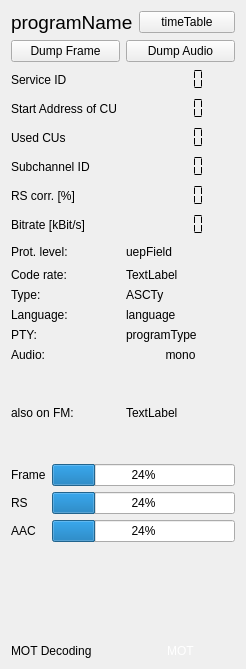
<?xml version="1.0" encoding="UTF-8"?>
<ui version="4.0">
 <class>technical_data</class>
 <widget class="QWidget" name="technical_data">
  <property name="geometry">
   <rect>
    <x>0</x>
    <y>0</y>
    <width>246</width>
    <height>669</height>
   </rect>
  </property>
  <property name="windowTitle">
   <string>Technical Details</string>
  </property>
  <layout class="QVBoxLayout" name="verticalLayout">
   <item>
    <layout class="QHBoxLayout" name="horizontalLayout_5">
     <item>
      <layout class="QHBoxLayout" name="horizontalLayout_2">
       <item>
        <widget class="QLabel" name="programName">
         <property name="font">
          <font>
           <pointsize>14</pointsize>
          </font>
         </property>
         <property name="toolTip">
          <string>&lt;html&gt;&lt;head/&gt;&lt;body&gt;&lt;p&gt;&lt;span style=&quot; font-size:14pt;&quot;&gt;Service long label&lt;/span&gt;&lt;/p&gt;&lt;/body&gt;&lt;/html&gt;</string>
         </property>
         <property name="text">
          <string>programName</string>
         </property>
        </widget>
       </item>
      </layout>
     </item>
     <item>
      <widget class="QPushButton" name="timeTable_button">
       <property name="toolTip">
        <string>&lt;html&gt;&lt;head/&gt;&lt;body&gt;&lt;p&gt;If configured - opens a new windows with SPI (formerly called EPG) preview.&lt;/p&gt;&lt;p&gt;&lt;br/&gt;&lt;/p&gt;&lt;p&gt;Note that this is still work in progress.&lt;/p&gt;&lt;/body&gt;&lt;/html&gt;</string>
       </property>
       <property name="text">
        <string>timeTable</string>
       </property>
      </widget>
     </item>
    </layout>
   </item>
   <item>
    <layout class="QHBoxLayout" name="horizontalLayout_4">
     <item>
      <widget class="smallPushButton" name="framedumpButton">
       <property name="toolTip">
        <string>&lt;html&gt;&lt;head/&gt;&lt;body&gt;&lt;p&gt;DAB+ audio services are encoded in an AAC format. &lt;/p&gt;&lt;p&gt;Touching this button will show a menu to store the AAC frames into a file.&lt;/p&gt;&lt;p&gt;As usual, touching the button again will close the output file. Programs like vlc can handle such files.&lt;/p&gt;&lt;/body&gt;&lt;/html&gt;</string>
       </property>
       <property name="text">
        <string>Dump Frame</string>
       </property>
      </widget>
     </item>
     <item>
      <widget class="smallPushButton" name="audiodumpButton">
       <property name="toolTip">
        <string>&lt;html&gt;&lt;head/&gt;&lt;body&gt;&lt;p&gt;The audio output can be saved as a file in uncompressed PCM format. &lt;/p&gt;&lt;p&gt;Touching this button will show a menu to save the PCM data into a file.&lt;/p&gt;&lt;p&gt;The output is a regular &amp;quot;.wav&amp;quot; file which can be handled by many other audio programs.&lt;/p&gt;&lt;/body&gt;&lt;/html&gt;</string>
       </property>
       <property name="text">
        <string>Dump Audio</string>
       </property>
      </widget>
     </item>
    </layout>
   </item>
   <item>
    <layout class="QFormLayout" name="formLayout">
     <item row="0" column="0">
      <widget class="QLabel" name="label_3">
       <property name="text">
        <string>Service ID</string>
       </property>
      </widget>
     </item>
     <item row="0" column="1">
      <widget class="QLCDNumber" name="serviceIdDisplay">
       <property name="frameShape">
        <enum>QFrame::NoFrame</enum>
       </property>
       <property name="mode">
        <enum>QLCDNumber::Hex</enum>
       </property>
       <property name="segmentStyle">
        <enum>QLCDNumber::Flat</enum>
       </property>
      </widget>
     </item>
     <item row="1" column="0">
      <widget class="QLabel" name="label">
       <property name="text">
        <string>Start Address of CU</string>
       </property>
      </widget>
     </item>
     <item row="1" column="1">
      <widget class="QLCDNumber" name="startAddressDisplay">
       <property name="frameShape">
        <enum>QFrame::NoFrame</enum>
       </property>
       <property name="segmentStyle">
        <enum>QLCDNumber::Flat</enum>
       </property>
      </widget>
     </item>
     <item row="2" column="0">
      <widget class="QLabel" name="label_2">
       <property name="text">
        <string>Used CUs</string>
       </property>
      </widget>
     </item>
     <item row="2" column="1">
      <widget class="QLCDNumber" name="lengthDisplay">
       <property name="frameShape">
        <enum>QFrame::NoFrame</enum>
       </property>
       <property name="segmentStyle">
        <enum>QLCDNumber::Flat</enum>
       </property>
      </widget>
     </item>
     <item row="3" column="0">
      <widget class="QLabel" name="label_6">
       <property name="text">
        <string>Subchannel ID</string>
       </property>
      </widget>
     </item>
     <item row="3" column="1">
      <widget class="QLCDNumber" name="subChIdDisplay">
       <property name="frameShape">
        <enum>QFrame::NoFrame</enum>
       </property>
       <property name="segmentStyle">
        <enum>QLCDNumber::Flat</enum>
       </property>
      </widget>
     </item>
     <item row="4" column="0">
      <widget class="QLabel" name="label_4">
       <property name="text">
        <string>RS corr. [%]</string>
       </property>
      </widget>
     </item>
     <item row="4" column="1">
      <widget class="QLCDNumber" name="rsCorrections">
       <property name="toolTip">
        <string>The number of corrections made by the reed-solomon algorithm over 10 DAB+ frames (so the number does not relate to the classic DAB/MP2 frames)</string>
       </property>
       <property name="frameShape">
        <enum>QFrame::NoFrame</enum>
       </property>
       <property name="segmentStyle">
        <enum>QLCDNumber::Flat</enum>
       </property>
      </widget>
     </item>
     <item row="5" column="0">
      <widget class="QLabel" name="l6">
       <property name="text">
        <string>Bitrate [kBit/s]</string>
       </property>
      </widget>
     </item>
     <item row="5" column="1">
      <widget class="QLCDNumber" name="bitrateDisplay">
       <property name="frameShape">
        <enum>QFrame::NoFrame</enum>
       </property>
       <property name="segmentStyle">
        <enum>QLCDNumber::Flat</enum>
       </property>
      </widget>
     </item>
    </layout>
   </item>
   <item>
    <layout class="QGridLayout" name="gridLayout_2">
     <item row="4" column="0">
      <widget class="QLabel" name="label_10">
       <property name="text">
        <string>PTY:</string>
       </property>
      </widget>
     </item>
     <item row="1" column="1">
      <widget class="QLabel" name="codeRate">
       <property name="text">
        <string>TextLabel</string>
       </property>
      </widget>
     </item>
     <item row="4" column="1">
      <widget class="QLabel" name="programType">
       <property name="toolTip">
        <string>&lt;html&gt;&lt;head/&gt;&lt;body&gt;&lt;p&gt;PTY (Program Type)&lt;/p&gt;&lt;/body&gt;&lt;/html&gt;</string>
       </property>
       <property name="frameShape">
        <enum>QFrame::NoFrame</enum>
       </property>
       <property name="text">
        <string>programType</string>
       </property>
      </widget>
     </item>
     <item row="0" column="0">
      <widget class="QLabel" name="label_5">
       <property name="minimumSize">
        <size>
         <width>0</width>
         <height>17</height>
        </size>
       </property>
       <property name="text">
        <string>Prot. level:</string>
       </property>
      </widget>
     </item>
     <item row="2" column="1">
      <widget class="QLabel" name="ASCTy">
       <property name="frameShape">
        <enum>QFrame::NoFrame</enum>
       </property>
       <property name="text">
        <string>ASCTy</string>
       </property>
      </widget>
     </item>
     <item row="5" column="0">
      <widget class="QLabel" name="label_11">
       <property name="text">
        <string>Audio:</string>
       </property>
      </widget>
     </item>
     <item row="2" column="0">
      <widget class="QLabel" name="label_8">
       <property name="text">
        <string>Type:</string>
       </property>
      </widget>
     </item>
     <item row="3" column="0">
      <widget class="QLabel" name="label_9">
       <property name="text">
        <string>Language:</string>
       </property>
      </widget>
     </item>
     <item row="0" column="1">
      <widget class="QLabel" name="uepField">
       <property name="minimumSize">
        <size>
         <width>0</width>
         <height>20</height>
        </size>
       </property>
       <property name="toolTip">
        <string>&lt;html&gt;&lt;head/&gt;&lt;body&gt;&lt;p&gt;Shows Protection Level and Type (A or B)&lt;/p&gt;&lt;/body&gt;&lt;/html&gt;</string>
       </property>
       <property name="frameShape">
        <enum>QFrame::NoFrame</enum>
       </property>
       <property name="text">
        <string>uepField</string>
       </property>
      </widget>
     </item>
     <item row="1" column="0">
      <widget class="QLabel" name="label_12">
       <property name="text">
        <string>Code rate:</string>
       </property>
      </widget>
     </item>
     <item row="3" column="1">
      <widget class="QLabel" name="language">
       <property name="toolTip">
        <string>&lt;html&gt;&lt;head/&gt;&lt;body&gt;&lt;p&gt;Language (defined by provider)&lt;/p&gt;&lt;/body&gt;&lt;/html&gt;</string>
       </property>
       <property name="frameShape">
        <enum>QFrame::NoFrame</enum>
       </property>
       <property name="text">
        <string>language</string>
       </property>
      </widget>
     </item>
     <item row="5" column="1">
      <widget class="QLabel" name="stereoLabel">
       <property name="toolTip">
        <string>&lt;html&gt;&lt;head/&gt;&lt;body&gt;&lt;p&gt;Stereo or mono indicator. &lt;/p&gt;&lt;p&gt;Note: May not work properly in some cases.&lt;/p&gt;&lt;/body&gt;&lt;/html&gt;</string>
       </property>
       <property name="text">
        <string>mono</string>
       </property>
       <property name="alignment">
        <set>Qt::AlignCenter</set>
       </property>
      </widget>
     </item>
    </layout>
   </item>
   <item>
    <layout class="QHBoxLayout" name="horizontalLayout_3">
     <item>
      <widget class="QLabel" name="fmLabel">
       <property name="toolTip">
        <string>&lt;html&gt;&lt;head/&gt;&lt;body&gt;&lt;p&gt;This DAB service is on FM as well. Feature only used by some DAB services.&lt;/p&gt;&lt;/body&gt;&lt;/html&gt;</string>
       </property>
       <property name="text">
        <string>also on FM:</string>
       </property>
      </widget>
     </item>
     <item>
      <widget class="QLabel" name="fmFrequency">
       <property name="text">
        <string>TextLabel</string>
       </property>
      </widget>
     </item>
    </layout>
   </item>
   <item>
    <layout class="QGridLayout" name="gridLayout">
     <item row="2" column="0">
      <widget class="QLabel" name="aacErrorLabel">
       <property name="text">
        <string>AAC</string>
       </property>
      </widget>
     </item>
     <item row="2" column="2">
      <widget class="QProgressBar" name="aacError_display">
       <property name="toolTip">
        <string>&lt;html&gt;&lt;head/&gt;&lt;body&gt;&lt;p&gt;Indicator of the success rate of handling the AAC frames in the DAB+ transmissions.&lt;/p&gt;&lt;/body&gt;&lt;/html&gt;</string>
       </property>
       <property name="value">
        <number>24</number>
       </property>
      </widget>
     </item>
     <item row="0" column="2">
      <widget class="QProgressBar" name="frameError_display">
       <property name="toolTip">
        <string>&lt;html&gt;&lt;head/&gt;&lt;body&gt;&lt;p&gt;Frame errors. Indication of the quality of the DAB+ frame detection. 100 is good.&lt;/p&gt;&lt;/body&gt;&lt;/html&gt;</string>
       </property>
       <property name="value">
        <number>24</number>
       </property>
      </widget>
     </item>
     <item row="0" column="0" colspan="2">
      <widget class="QLabel" name="frameErrorLabel">
       <property name="text">
        <string>Frame</string>
       </property>
      </widget>
     </item>
     <item row="1" column="2">
      <widget class="QProgressBar" name="rsError_display">
       <property name="toolTip">
        <string>&lt;html&gt;&lt;head/&gt;&lt;body&gt;&lt;p&gt;Quality of the DAB+ frames. &lt;/p&gt;&lt;p&gt;Indicator for the amount of times meaning the frames contain more errors than the Reed Solomon correction can correct. &lt;/p&gt;&lt;p&gt;100 is good.&lt;/p&gt;&lt;/body&gt;&lt;/html&gt;</string>
       </property>
       <property name="value">
        <number>24</number>
       </property>
      </widget>
     </item>
     <item row="1" column="0" colspan="2">
      <widget class="QLabel" name="rsErrorLabel">
       <property name="text">
        <string>RS</string>
       </property>
      </widget>
     </item>
    </layout>
   </item>
   <item>
    <widget class="QLabel" name="pictureLabel">
     <property name="toolTip">
      <string>&lt;html&gt;&lt;head/&gt;&lt;body&gt;&lt;p&gt;Slideshow (SLS)&lt;/p&gt;&lt;/body&gt;&lt;/html&gt;</string>
     </property>
     <property name="text">
      <string/>
     </property>
    </widget>
   </item>
   <item>
    <layout class="QHBoxLayout" name="horizontalLayout">
     <item>
      <widget class="QLabel" name="label_7">
       <property name="text">
        <string>MOT Decoding</string>
       </property>
      </widget>
     </item>
     <item>
      <widget class="QLabel" name="motAvailable">
       <property name="sizePolicy">
        <sizepolicy hsizetype="Preferred" vsizetype="Fixed">
         <horstretch>0</horstretch>
         <verstretch>0</verstretch>
        </sizepolicy>
       </property>
       <property name="toolTip">
        <string>&lt;html&gt;&lt;head/&gt;&lt;body&gt;&lt;p&gt;Slide show indicator&lt;/p&gt;&lt;p&gt;Green means MOT frames are received.&lt;/p&gt;&lt;/body&gt;&lt;/html&gt;</string>
       </property>
       <property name="text">
        <string>&lt;html&gt;&lt;head/&gt;&lt;body&gt;&lt;p&gt;&lt;span style=&quot; color:#ffffff;&quot;&gt;MOT&lt;/span&gt;&lt;/p&gt;&lt;/body&gt;&lt;/html&gt;</string>
       </property>
       <property name="alignment">
        <set>Qt::AlignCenter</set>
       </property>
      </widget>
     </item>
    </layout>
   </item>
  </layout>
 </widget>
 <customwidgets>
  <customwidget>
   <class>smallPushButton</class>
   <extends>QPushButton</extends>
   <header>smallpushbutton.h</header>
  </customwidget>
 </customwidgets>
 <resources/>
 <connections/>
</ui>
